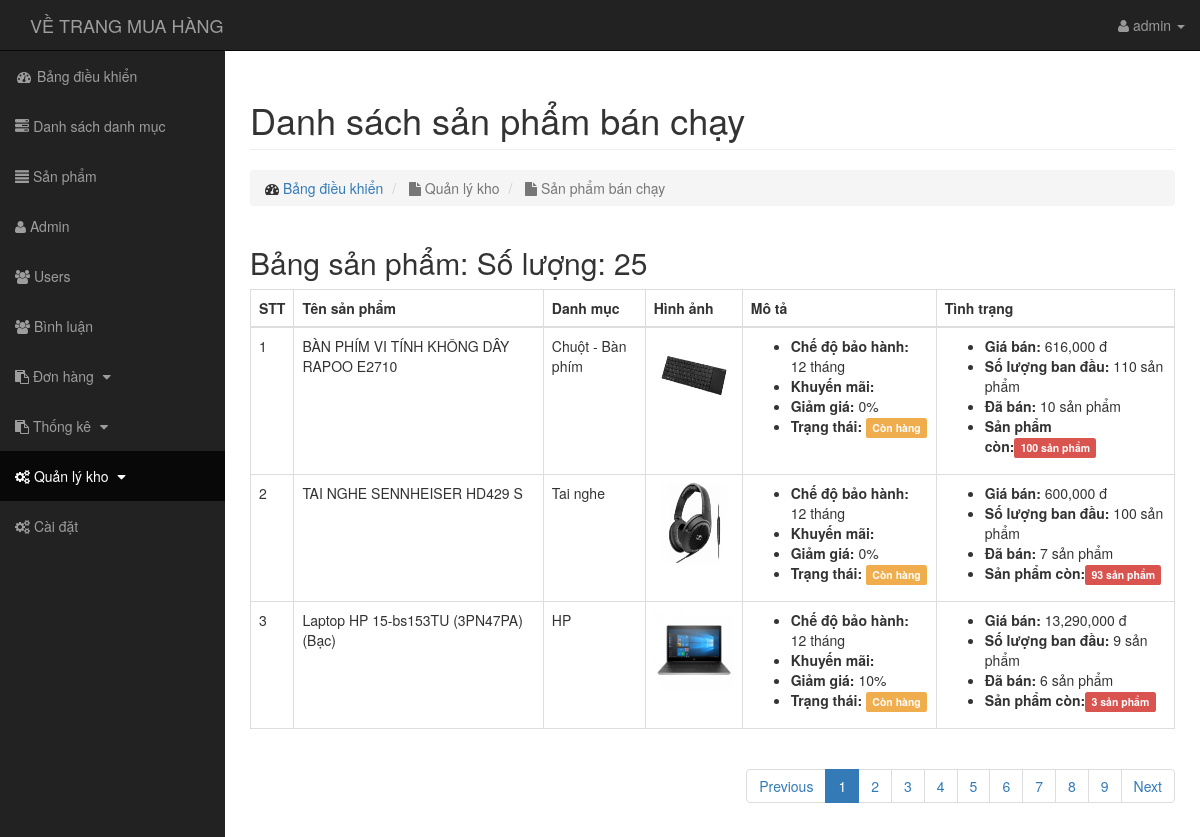
The page /admin/quanlykho/spbanchay.php (signed in) on the database its author committed.
### tables this page shows
CREATE TABLE `product` (
  `id` int(11) NOT NULL,
  `name` varchar(255) NOT NULL,
  `slug` varchar(255) NOT NULL,
  `price` int(11) NOT NULL,
  `sale` tinyint(4) NOT NULL DEFAULT '0',
  `pay` int(11) NOT NULL,
  `number` int(11) NOT NULL DEFAULT '0',
  `thumbal` varchar(255) NOT NULL,
  `category_id` int(11) NOT NULL,
  `content` text NOT NULL,
  `chitietsp` text NOT NULL,
  `view` int(11) NOT NULL DEFAULT '0',
  `hot` int(11) NOT NULL DEFAULT '0',
  `comment` text NOT NULL,
  `create_at` timestamp NOT NULL DEFAULT CURRENT_TIMESTAMP,
  `update_at` timestamp NOT NULL DEFAULT CURRENT_TIMESTAMP ON UPDATE CURRENT_TIMESTAMP
);

CREATE TABLE `category` (
  `id` int(11) NOT NULL,
  `name` varchar(100) NOT NULL,
  `slug` varchar(100) DEFAULT NULL,
  `page_id` int(11) NOT NULL,
  `images` varchar(100) NOT NULL,
  `banner` varchar(100) DEFAULT NULL,
  `home` tinyint(4) DEFAULT '0',
  `status` tinyint(4) DEFAULT '1',
  `create_at` timestamp NOT NULL DEFAULT CURRENT_TIMESTAMP,
  `update_at` timestamp NOT NULL DEFAULT CURRENT_TIMESTAMP ON UPDATE CURRENT_TIMESTAMP
);

### admin/autoload/dtbase.php (called while the page is built, shortened)
<?php
    class Database
    {
        public $link;
        public function __construct()
        {
            $this->link = mysqli_connect("localhost","root","","banhang") or die ();
            mysqli_set_charset($this->link,"utf8");
        }
        public function fetchsql( $sql )
        {
            $result = mysqli_query($this->link,$sql) or die("Lỗi  truy vấn sql " .mysqli_error($this->link));
            $data = [];
            if( $result)
            {
                while ($num = mysqli_fetch_assoc($result))
                {
                    $data[] = $num;
                }
            }
            return $data;
        }
        public function fetchID($table , $id )
        {
            $sql = "SELECT * FROM {$table} WHERE id = $id ";
            $result = mysqli_query($this->link,$sql) or die("Lỗi  truy vấn fetchID " .mysqli_error($this->link));
            return mysqli_fetch_assoc($result);
        }
        public  function fetchJones($table,$sql,$total = 1,$page,$row ,$pagi = true )
        {
            $data = [];
            if ($pagi == true )
            {
                $sotrang = ceil($total / $row);
                $start = ($page - 1 ) * $row ;
                $sql .= " LIMIT $start,$row ";
                $data = [ "page" => $sotrang];
                $result = mysqli_query($this->link,$sql) or die("Lỗi truy vấn fetchJone ---- " .mysqli_error($this->link));
            }
            else
            {
                $result = mysqli_query($this->link,$sql) or die("Lỗi truy vấn fetchJone ---- " .mysqli_error($this->link));
            }
            if( $result)
            {
                while ($num = mysqli_fetch_assoc($result))
                {
                    $data[] = $num;
                }
            }
            return $data;
        }
    }
?>

### admin/autoload/autoload.php (called while the page is built, shortened)
<?php
    include_once'dtbase.php';
    include_once'ftion.php';
        $db = new Database;
     ?>

### admin/autoload/ftion.php (called while the page is built, shortened)
<?php
    function base_url()
    {
        return $url  = "http://localhost/DoAnChuyenNganh/";
    }
    function uploads()
    {
        return base_url() . "public/uploads/";
    }
    function formatprice($number)
    {
        $number = intval($number);
       return $number = number_format($number,0,'.',',')." đ";
    }
 ?>

### admin/quanlykho/spbanchay.php (the view, shortened to what this page needs)
<?php include_once'../autoload/autoload.php';
$sqlpay = "SELECT * FROM product WHERE pay > 0 ORDER BY pay DESC";
$productpay = $db->fetchsql($sqlpay);
$num=1;
    if(isset($_GET['page']))
        {
            $p=$_GET['page'];
        }
        else{
            $p=1;
        }
       $total = count($db->fetchsql($sqlpay));
        $productpay = $db->fetchJones('product',$sqlpay,$total,$p,3,true);
        if(isset($productpay['page']))
        {
            $sotrang=$productpay['page'];
            unset($productpay['page']);
        }
?>
<?php include_once'../../layouts/header.php'?>
<div class="row">
    <div class="col-lg-12">
        <h1 class="page-header">
            Danh sách sản phẩm bán chạy
        </h1>
        <ol class="breadcrumb">
            <li>
                <i class="fa fa-dashboard"></i>  <a href="../../index.php"> Bảng điều khiển</a>
            </li>
            <li class="active">
                <i class="fa fa-file"></i> Quản lý kho
            </li>
            <li class="active">
                <i class="fa fa-file"></i> Sản phẩm bán chạy
            </li>
        </ol>
    </div>
</div>
<div class="row">
    <div class="col-md-12">
        <h2>Bảng sản phẩm: Số lượng: <?php echo $total ?></h2>
        <div class="table-responsive">
            <table class="table table-bordered table-hover">
                <thead>
                    <tr>
                        <th>STT</th>
                        <th>Tên sản phẩm</th>
                        <th>Danh mục</th>
                        <th>Hình ảnh</th>
                        <th>Mô tả</th>
                        <th>Tình trạng</th>
                    </tr>
                </thead>
                <tbody>
                    <?php
                        foreach ($productpay as $row):?>
                            <?php
                            $id = intval($row['category_id']);
                            $getdl=$db->fetchID("category",$id);
                             ?>
                    <tr>
                        <td><?php echo $num;?></td>
                        <td><?php echo $row['name'];?></td>
                        <td><?php echo $getdl['name'];?></td>
                        <td><img src="<?php echo uploads() ?>product/<?php echo $row['thumbal'] ?>"width='80px' height="80px"></td>
                       <td>
                            <ul>
                                <li><b>Chế độ bảo hành:</b> 12 tháng</li>
                                <li><b>Khuyến mãi:</b> </li>
                                <li><b>Giảm giá:</b> <?php echo $row['sale'];?>%</li>
                                <li><b>Trạng thái:</b> <span class="label  <?php echo $row[$number] > 0 ? 'label-primary' : 'label-warning' ?>"><?php echo $row['number'] > 0 ? 'Còn hàng' : 'Hết hàng'; ?></span></li>
                            </ul>
                        </td>
                        <td>
                            <ul>
                                <li><b>Giá bán:</b> <?php echo formatprice($row['price']);?></li>
                                <li><b>Số lượng ban đầu:</b> <?php echo $row['number'] + $row['pay'];?> sản phẩm</li>
                                <li><b>Đã bán:</b> <?php echo $row['pay'];?> sản phẩm</li>
                                <li><b>Sản phẩm còn:</b><span class="label label-danger"><?php echo $row['number'] ?> sản phẩm</span></li>
                            </ul>
                        </td>
                        <?php $num++ ?>
                    </tr>
                <?php endforeach ?>
                </tbody>
            </table>
            <div class="pull-right">
            <nav aria-label="page navigation">
            <ul class="pagination">
            <li class="page-item">
            <a class="page-link" href="?page=<?php echo $p-1==0? 1:$p-1 ?>" tabindex="-1">Previous</a>
            </li>
            <?php for ($i=1; $i <= $sotrang ; $i++):?>
            <li class="<?php echo ($i==$p) ? 'active' :'' ?>"><a href="?page=<?php echo $i;?>"><?php echo $i;?></a></li>
            <?php endfor ?>
            <li class="page-item">
            <a class="page-link" href="?page=<?php echo $p+1<$i?$p+1:$p ?>">Next</a>
            </li>
            </ul>
            </nav>
            </div>
        </div>
    </div>
</div>
<?php include_once'../../layouts/footer.php'?>

### public/admin/css/sb-admin.css (style rules this page uses)
body { margin-top: 100px; background-color: #222; }
@media (min-width:768px) { body { margin-top: 50px; } }

### rows shown on the page
product: name "BÀN PHÍM VI TÍNH KHÔNG DÂY RAPOO E2710", category.name "Chuột - Bàn phím", thumbal (picture), sale "0", shows "Còn hàng", price "616,000 đ", $row['number'] + $row['pay'] "110", pay "10", number "100"
product: name "TAI NGHE SENNHEISER HD429 S", category.name "Tai nghe", thumbal (picture), sale "0", shows "Còn hàng", price "600,000 đ", $row['number'] + $row['pay'] "100", pay "7", number "93"
product: name "Laptop HP 15-bs153TU (3PN47PA) (Bạc)", category.name "HP", thumbal (picture), sale "10", shows "Còn hàng", price "13,290,000 đ", $row['number'] + $row['pay'] "9", pay "6", number "3"

### other values the page prints
$_SESSION['admin_user'] "admin"
$total "25"
